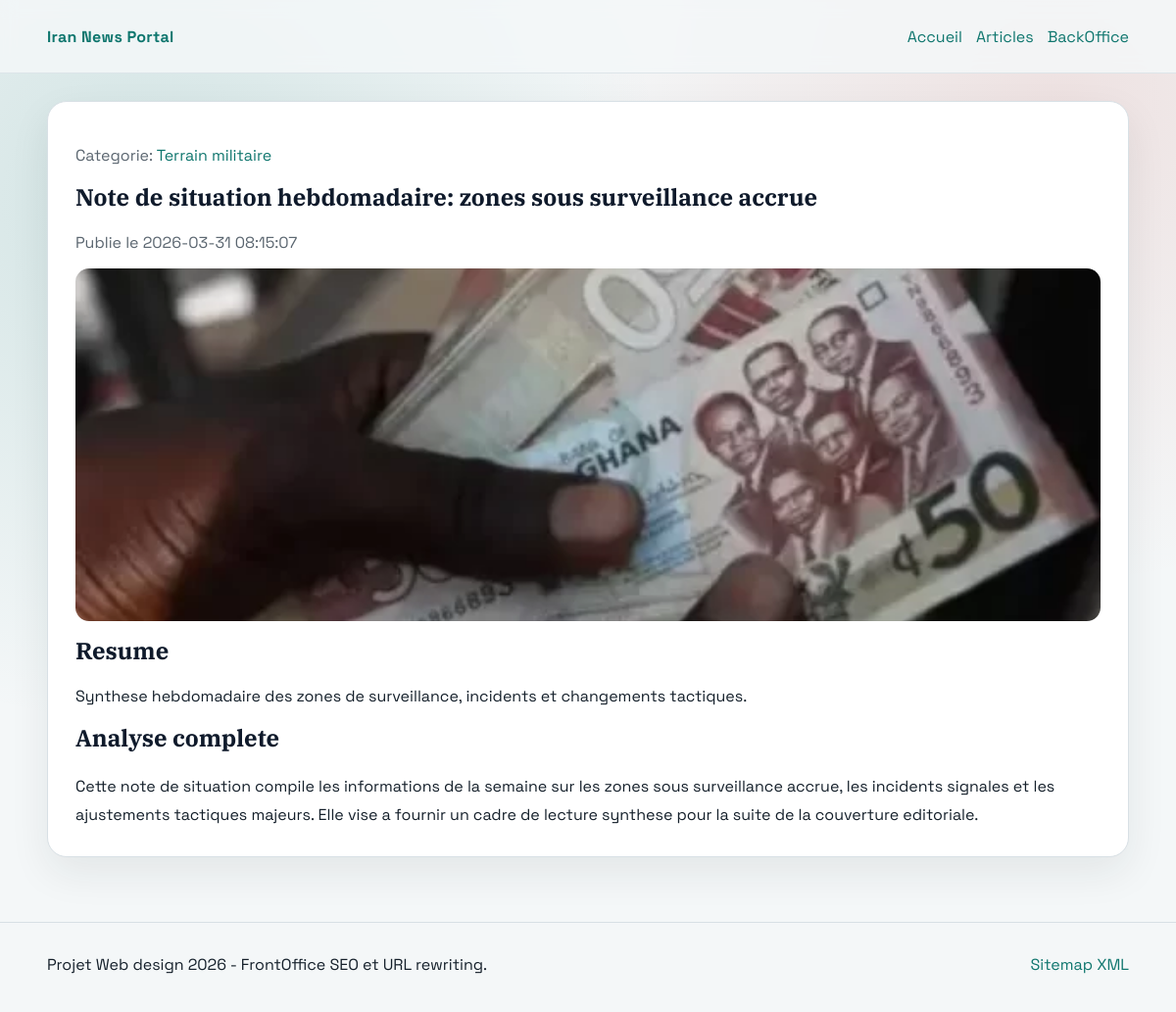
/article/note-situation-hebdomadaire-zones-surveillance, run on the app's committed database.
### tables this page shows
CREATE TABLE IF NOT EXISTS articles (
    id INT UNSIGNED AUTO_INCREMENT PRIMARY KEY,
    category_id INT UNSIGNED NULL,
    title VARCHAR(220) NOT NULL,
    slug VARCHAR(220) NOT NULL UNIQUE,
    summary TEXT NOT NULL,
    content MEDIUMTEXT NOT NULL,
    image_path VARCHAR(255) NULL,
    meta_title VARCHAR(60) NOT NULL,
    meta_description VARCHAR(160) NOT NULL,
    status ENUM('draft', 'published') NOT NULL DEFAULT 'draft',
    published_at DATETIME NULL,
    created_at TIMESTAMP NOT NULL DEFAULT CURRENT_TIMESTAMP,
    updated_at TIMESTAMP NOT NULL DEFAULT CURRENT_TIMESTAMP ON UPDATE CURRENT_TIMESTAMP,
    CONSTRAINT fk_articles_category
        FOREIGN KEY (category_id)
        REFERENCES categories(id)
        ON DELETE SET NULL
        ON UPDATE CASCADE,
    INDEX idx_articles_slug (slug),
    INDEX idx_articles_status_published_at (status, published_at),
    INDEX idx_articles_category_id (category_id)
);

CREATE TABLE IF NOT EXISTS categories (
    id INT UNSIGNED AUTO_INCREMENT PRIMARY KEY,
    name VARCHAR(120) NOT NULL,
    slug VARCHAR(150) NOT NULL UNIQUE,
    description TEXT NULL,
    created_at TIMESTAMP NOT NULL DEFAULT CURRENT_TIMESTAMP,
    updated_at TIMESTAMP NOT NULL DEFAULT CURRENT_TIMESTAMP ON UPDATE CURRENT_TIMESTAMP
);

### app/Core/Request.php (called while the page is built, shortened)
<?php
final class Request
{
    public function method(): string
    {
        return strtoupper($_SERVER['REQUEST_METHOD'] ?? 'GET');
    }
}

### app/helpers.php (called while the page is built, shortened)
<?php
function app_config(string $key, mixed $default = null): mixed
{
    global $appConfig;
    $segments = explode('.', $key);
    $value = $appConfig;
    foreach ($segments as $segment) {
        $value = $value[$segment];
    }
    return $value;
}
function base_url(string $path = ''): string
{
    $base = rtrim((string) app_config('app.base_url', ''), '/');
    $normalized = '/' . ltrim($path, '/');
    return $base . ($path === '' ? '' : $normalized);
}
function e(mixed $value): string
{
    return htmlspecialchars((string) $value, ENT_QUOTES, 'UTF-8');
}
function render(string $view, array $data = []): void
{
    extract($data, EXTR_SKIP);
    require BASE_PATH . '/views/' . $view . '.php';
}

### app/Controllers/FrontController.php (called while the page is built, shortened)
<?php
final class FrontController
{
    private ArticleRepository $articles;
    public function __construct()
    {
        $this->articles = new ArticleRepository();
    }
    public function article(Request $request, array $params): void
    {
        $slug = (string) ($params['slug'] ?? '');
        $article = $this->articles->findPublishedBySlug($slug);
        render('front/article', [
            'article' => $article,
            'metaTitle' => $article['meta_title'] ?: $article['title'],
            'metaDescription' => $article['meta_description'] ?: $article['summary'],
            'canonicalUrl' => base_url('/article/' . $article['slug']),
        ]);
    }
}

### public/index.php (called while the page is built, shortened)
<?php
spl_autoload_register(static function (string $class): void {
    $prefix = 'App\\';
    $relative = substr($class, strlen($prefix));
    $file = BASE_PATH . '/app/' . str_replace('\\', '/', $relative) . '.php';
});
$appConfig = require BASE_PATH . '/config/config.php';
require BASE_PATH . '/app/helpers.php';
$router = new Router();
$router->get('/', [FrontController::class, 'home']);
$router->get('/articles', [FrontController::class, 'articles']);
$router->get('/article/{slug}', [FrontController::class, 'article']);
$router->get('/categorie/{slug}', [FrontController::class, 'category']);
$router->get('/robots.txt', [FrontController::class, 'robots']);
$router->get('/sitemap.xml', [FrontController::class, 'sitemap']);
$router->get('/admin/login', [AuthController::class, 'showLogin']);
$router->post('/admin/login', [AuthController::class, 'login']);
$router->post('/admin/logout', [AuthController::class, 'logout']);
$router->get('/admin', [AdminController::class, 'dashboard']);
$router->get('/admin/categories', [CategoryController::class, 'index']);
$router->get('/admin/categories/create', [CategoryController::class, 'create']);
$router->post('/admin/categories/create', [CategoryController::class, 'store']);
$router->get('/admin/categories/{id}/edit', [CategoryController::class, 'edit']);
$router->post('/admin/categories/{id}/edit', [CategoryController::class, 'update']);
$router->post('/admin/categories/{id}/delete', [CategoryController::class, 'delete']);
$router->get('/admin/articles', [ArticleController::class, 'index']);
$router->get('/admin/articles/create', [ArticleController::class, 'create']);
$router->post('/admin/articles/create', [ArticleController::class, 'store']);
$router->get('/admin/articles/{id}/edit', [ArticleController::class, 'edit']);
$router->post('/admin/articles/{id}/edit', [ArticleController::class, 'update']);
$router->post('/admin/articles/{id}/delete', [ArticleController::class, 'delete']);
$request = new Request();
$router->dispatch($request);

### config/config.php (called while the page is built, shortened)
<?php
return [
    'app' => [
        'name' => getenv('APP_NAME') ?: 'Iran News Portal',
        'base_url' => getenv('APP_BASE_URL') ?: 'http://localhost:8080',
        'timezone' => getenv('APP_TIMEZONE') ?: 'UTC',
    ],
    'db' => [
        'host' => getenv('DB_HOST') ?: 'db',
        'port' => (int) (getenv('DB_PORT') ?: 3306),
        'name' => getenv('DB_NAME') ?: 'iran_news',
        'user' => getenv('DB_USER') ?: 'iran_user',
        'pass' => getenv('DB_PASSWORD') ?: 'iran_pass',
        'charset' => getenv('DB_CHARSET') ?: 'utf8mb4',
    ],
    'seo' => [
        'default_title' => 'Actualites sur la guerre en Iran',
        'default_description' => 'Analyse, chronologie et decryptage de la guerre en Iran.',
    ],
];

### app/Core/Database.php (called while the page is built, shortened)
<?php
final class Database
{
    private static ?PDO $connection = null;
    private static array $config = [];
    public static function init(array $config): void
    {
        self::$config = $config;
    }
    public static function connection(): PDO
    {
        $dsn = sprintf(
            'mysql:host=%s;port=%d;dbname=%s;charset=%s',
            self::$config['host'],
            self::$config['port'],
            self::$config['name'],
            self::$config['charset']
        );
        try {
            self::$connection = new PDO(
                $dsn,
                self::$config['user'],
                self::$config['pass'],
                [
                    PDO::ATTR_ERRMODE => PDO::ERRMODE_EXCEPTION,
                    PDO::ATTR_DEFAULT_FETCH_MODE => PDO::FETCH_ASSOC,
                    PDO::ATTR_EMULATE_PREPARES => false,
                ]
            );
        } catch (PDOException $exception) {
            throw new RuntimeException('Database connection failed: ' . $exception->getMessage());
        }
        return self::$connection;
    }
}

### app/Repositories/ArticleRepository.php (called while the page is built, shortened)
<?php
final class ArticleRepository
{
    public function findPublishedBySlug(string $slug): ?array
    {
        $sql = 'SELECT a.id, a.title, a.slug, a.summary, a.content, a.image_path,
                       a.meta_title, a.meta_description, a.published_at,
                       c.name AS category_name, c.slug AS category_slug
                FROM articles a
                LEFT JOIN categories c ON c.id = a.category_id
                WHERE a.slug = :slug AND a.status = "published"
                LIMIT 1';
        $stmt = Database::connection()->prepare($sql);
        $stmt->execute(['slug' => $slug]);
        $article = $stmt->fetch();
        return $article ?: null;
    }
}

### views/front/article.php (the view)
<?php require BASE_PATH . '/views/partials/front_header.php'; ?>
<?php $imagePath = (string) ($article['image_path'] ?: '/assets/img/news-placeholder.svg'); ?>
<article class="article-detail">
    <p class="muted">
        Categorie:
        <a href="<?= e(base_url('/categorie/' . $article['category_slug'])) ?>"><?= e((string) $article['category_name']) ?></a>
    </p>
    <h1><?= e($article['title']) ?></h1>
    <p class="muted">Publie le <?= e((string) $article['published_at']) ?></p>
    <img
        class="hero-image"
        src="<?= e(base_url($imagePath)) ?>"
        alt="Illustration principale de <?= e($article['title']) ?>"
    >
    <h2>Resume</h2>
    <p><?= e($article['summary']) ?></p>
    <h2>Analyse complete</h2>
    <div class="article-content"><?= nl2br(e($article['content'])) ?></div>
</article>
<?php require BASE_PATH . '/views/partials/front_footer.php'; ?>

### app/Core/Router.php (shortened to what this page needs)
<?php
final class Router
{
    private array $routes = [
        'GET' => [],
        'POST' => [],
    ];
    public function dispatch(Request $request): void
    {
        $method = $request->method();
        $path = $request->path();
        $routes = $this->routes[$method] ?? [];
        foreach ($routes as $route) {
            $regex = $this->toRegex($route['pattern']);
            if (!preg_match($regex, $path, $matches)) {
                continue;
            }
            $params = [];
            foreach ($matches as $key => $value) {
                if (!is_int($key)) {
                    $params[$key] = $value;
                }
            }
            $handler = $route['handler'];
            if (is_array($handler)) {
                [$class, $action] = $handler;
                $instance = new $class();
                $instance->{$action}($request, $params);
                return;
            }
        }
    }
    private function add(string $method, string $pattern, callable|array|string $handler): void
    {
        $this->routes[$method][] = [
            'pattern' => $this->normalizePattern($pattern),
            'handler' => $handler,
        ];
    }
    private function normalizePattern(string $pattern): string
    {
        if ($pattern === '/') {
            return '/';
        }
        return '/' . trim($pattern, '/');
    }
    private function toRegex(string $pattern): string
    {
        $escaped = preg_quote($pattern, '#');
        $escaped = preg_replace('#\\\{([a-zA-Z_][a-zA-Z0-9_]*)\\\}#', '(?P<$1>[^/]+)', $escaped) ?? $escaped;
        return '#^' . $escaped . '$#';
    }
}

### views/partials/front_header.php (shortened to what this page needs)
<!doctype html>
<html lang="fr">
<head>
    <link rel="stylesheet" href="<?= e(base_url('/assets/css/app.css')) ?>">
</head>
<body class="theme-front">
    <header class="site-header">
        <div class="container header-inner">
            <a class="brand" href="<?= e(base_url('/')) ?>">Iran News Portal</a>
            <nav class="main-nav" aria-label="Navigation principale">
                <a href="<?= e(base_url('/')) ?>">Accueil</a>
                <a href="<?= e(base_url('/articles')) ?>">Articles</a>
                <a href="<?= e(base_url('/admin/login')) ?>">BackOffice</a>
            </nav>
        </div>
    </header>
    <main class="container page-content">

### views/partials/front_footer.php
    </main>
    <footer class="site-footer">
        <div class="container footer-inner">
            <p>Projet Web design 2026 - FrontOffice SEO et URL rewriting.</p>
            <p><a href="<?= e(base_url('/sitemap.xml')) ?>">Sitemap XML</a></p>
        </div>
    </footer>
</body>
</html>

### public/assets/css/app.css (style rules this page uses)
:root { --bg: #f4f7f8; --surface: #ffffff; --surface-2: #e9eef0; --text: #15202b; --muted: #5b6670; --line: #d8e0e5; --primary: #0f766e; --primary-dark: #0b5f58; --danger: #b42318; --success: #137a1e; --shadow: 0 16px 40px rgba(21, 32, 43, 0.08); }
* { box-sizing: border-box; }
html, body { margin: 0; padding: 0; }
body { font-family: 'Space Grotesk', sans-serif; color: var(--text); background: radial-gradient(circle at 12% 20%, rgba(15, 118, 110, 0.15), transparent 40%), radial-gradient(circle at 90% 10%, rgba(180, 35, 24, 0.1), transparent 35%), var(--bg); min-height: 100vh; }
h1, h2, h3, h4, h5, h6 { font-family: 'IBM Plex Serif', serif; margin-top: 0; color: #0f1a2b; }
a { color: var(--primary); text-decoration: none; }
.container { width: min(1120px, 92vw); margin: 0 auto; }
.site-header, .admin-header { position: sticky; top: 0; z-index: 40; backdrop-filter: blur(8px); border-bottom: 1px solid rgba(216, 224, 229, 0.8); background: rgba(244, 247, 248, 0.85); }
.header-inner, .admin-header-inner { min-height: 74px; display: flex; align-items: center; justify-content: space-between; gap: 18px; }
.brand { font-weight: 700; letter-spacing: 0.3px; }
.main-nav, .admin-nav { display: flex; gap: 14px; flex-wrap: wrap; }
.page-content { padding: 28px 0 36px; }
.hero-image { width: 100%; height: 360px; object-fit: cover; display: block; border-radius: 14px; margin-bottom: 14px; }
.article-detail { background: var(--surface); border: 1px solid var(--line); border-radius: 20px; padding: 28px; box-shadow: var(--shadow); }
.article-content { line-height: 1.8; }
.muted { color: var(--muted); }
.site-footer { border-top: 1px solid var(--line); padding: 16px 0 22px; margin-top: 30px; }
.footer-inner { display: flex; justify-content: space-between; gap: 12px; flex-wrap: wrap; }

### data on the page
articles: category.name "Terrain militaire", title "Note de situation hebdomadaire: zones sous surveillance accrue", published_at "2026-03-31 08:15:07", image_path (picture), summary "Synthese hebdomadaire des zones de surveillance, incidents et changements tactiques.", content "Cette note de situation compile les informations de la semaine sur les zones sous surveillance accrue, les incidents signales et les ajustements tactiques majeurs. Elle vise a fournir un cadre de lecture synthese pour la suite de la couverture editoriale."
